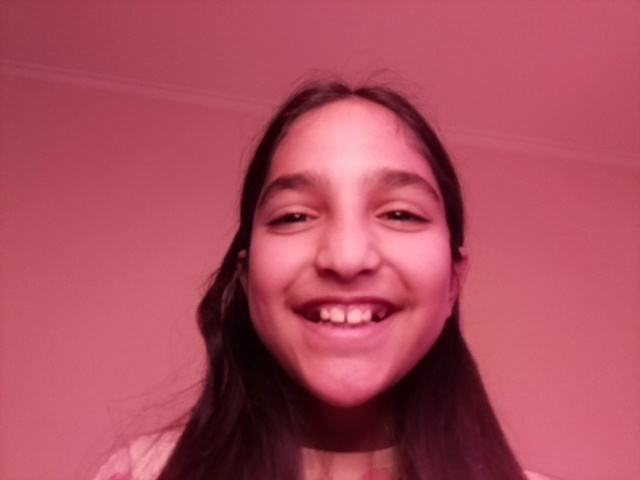
#> input picture ch09/photo.jpg, 640 x 480 px
$ python fast_face.py
#> lines starting #> are read from the running program, lines starting #| are printed output that depends on the picture; after the words box and inside, x2 and y2 are one past the last pixel; in counts of white or black regions, pixels touching at a corner belong together; long printed decimals are rounded
#> in main, frame is the input picture: shape (480, 640, 3); mean B, G, R 93.6, 76.8, 173.3
### ch09/face.py
import cv2

BLUE = (255, 0, 0)
CV2_DIR = cv2.__path__[0]
CLASSIFIER_PATH = f'{CV2_DIR}/data/haarcascade_frontalface_default.xml'
face_classifier = cv2.CascadeClassifier(CLASSIFIER_PATH)
DETECT_SCALE = 0.2

def resize(img, scale):
    size = (int(img.shape[1] * scale), int(img.shape[0] * scale))
    return cv2.resize(img, size, interpolation=cv2.INTER_AREA)

def get_center(x, y, w, h):
    return int(x + (w / 2)), int(y + (h / 2))

def prep_face(frame):
    gray = cv2.cvtColor(frame, cv2.COLOR_BGR2GRAY)
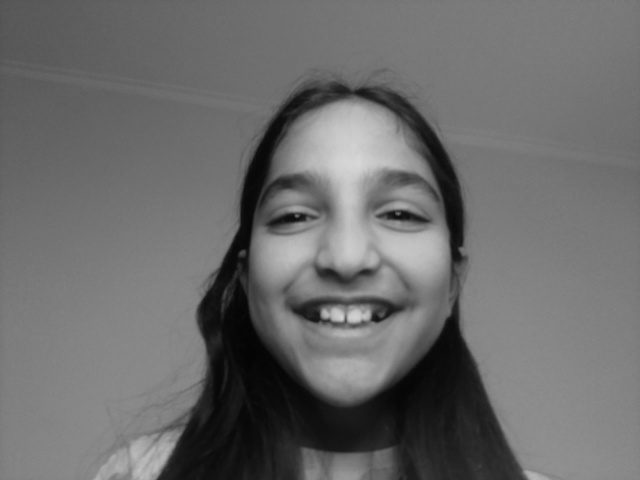
#> gray: shape (480, 640); min 3, max 215, mean 107.5
    return cv2.equalizeHist(gray)
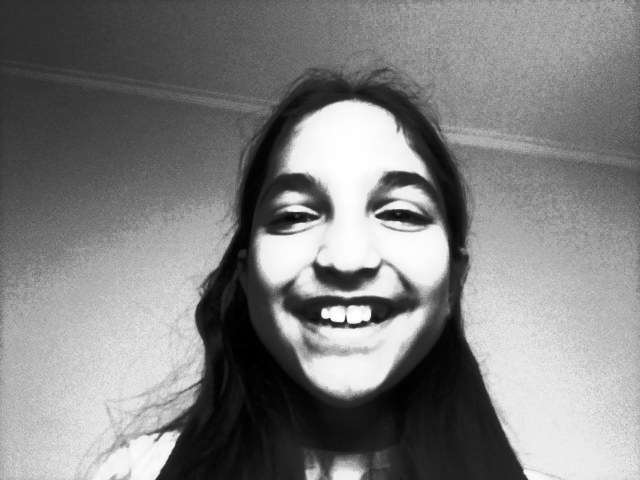
#> returned value: shape (480, 640); min 0, max 255, mean 129.2

def detect_face(frame):
    clean = prep_face(frame)
    small = resize(clean, DETECT_SCALE)
#> in resize, `return cv2.resize(img, size, interpolation=cv2.INTER_AREA)`:
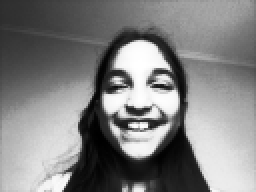
#> returned value: shape (96, 128) (shown 2 times larger); min 0, max 255, mean 129.2
    faces = face_classifier.detectMultiScale(small)
#> faces = [[42, 21, 55, 55]]
    if len(faces) > 0:
        x, y, w, h = [int(i / DETECT_SCALE) for i in faces[0]]
#> x = 210; y = 105; w = 275; h = 275
        center = get_center(x, y, w, h)
#> center = (347, 242)
        cv2.rectangle(frame, (x, y), (x + w, y + h), BLUE, 2)
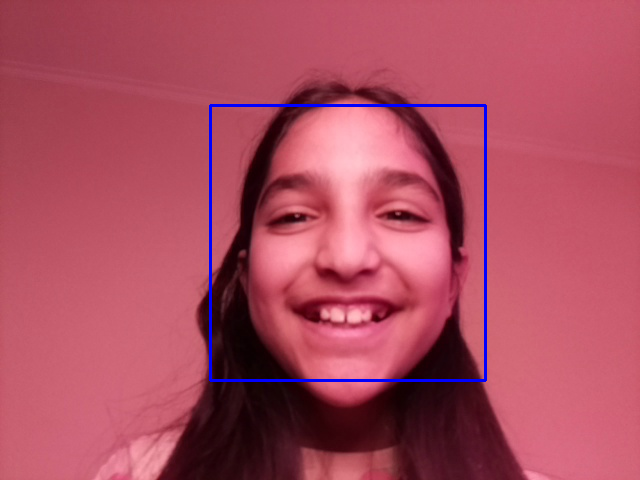
#> frame: shape (480, 640, 3); 1.07% of pixels changed, all inside (x1, y1, x2, y2) = (209, 104, 487, 382)
        cv2.drawMarker(frame, center, BLUE)
#> frame: shape (480, 640, 3); 0.01% of pixels changed, all inside (x1, y1, x2, y2) = (337, 232, 358, 253)
        return center

### ch09/fast_face.py
#!/usr/bin/env python3
import cv2
from face import detect_face
from statistics import mean
import time

def get_detect_timing(frame):
    start = time.perf_counter()
    center = detect_face(frame)
    return time.perf_counter() - start

def main():
    frame = cv2.imread('photo.jpg')
    center = detect_face(frame.copy())
#> center = (347, 242)
    print('face center:', center)
#| face center: (347, 242)
    stats = [get_detect_timing(frame.copy()) for i in range(10)]
#> stats = [0.015, 0.014, 0.0149, 0.0139, 0.0136, 0.0138, 0.0138, 0.0137, 0.015, 0.0188]
    print('avg fps:', 1 / mean(stats))
#| avg fps: 68.248

main()
